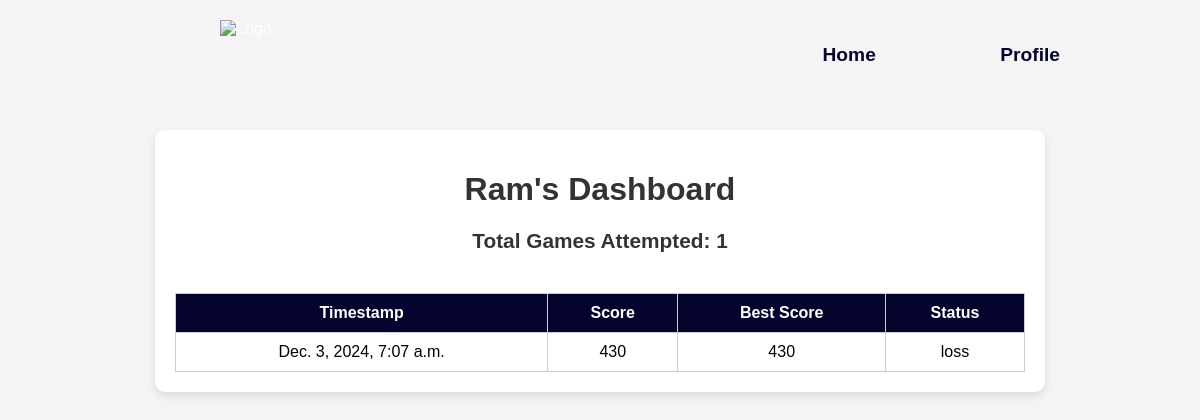
The page /dashboard/ (signed in) on the database its author committed.
### game/models.py (models this page shows, shortened)
class GameSession(models.Model):
    user = models.ForeignKey(User, on_delete=models.CASCADE)
    timestamp = models.DateTimeField(default=now)
    score = models.IntegerField(default=0)
    best_score = models.IntegerField(default=0)
    status = models.CharField(max_length=10, choices=[('win', 'Win'), ('loss', 'Loss')])

### game/views.py (the view)
# urls.py: path('dashboard/', views.dashboard_view, name='dashboard'),
@login_required
def dashboard_view(request):
    game_sessions = GameSession.objects.filter(user=request.user).order_by('-timestamp')
    game_count = game_sessions.count()
    return render(request, 'game/dashboard.html', {
        'game_sessions': game_sessions,
        'game_count': game_count
    })

### game/templates/game/dashboard.html (shortened to what this page needs)
<!DOCTYPE html>
<html lang="en">
<head>
</head>
<body>
    <header>
        <img src="https://i.ibb.co/rZTk2Fg/logo-removebg-preview.png" alt="Logo">
        {% if user.is_authenticated %}
        <nav>
            <a href="{% url 'home' %}">Home</a>
            <a href="{% url 'profile' %}">Profile</a>
        </nav>
        {% else %}
        <nav>
            <a href="{% url 'home' %}">Home</a>
        </nav>
        {% endif %}
    </header>
    <div class="container">
        <h1>{{user.username}}'s Dashboard</h1>
        <h3>Total Games Attempted: {{ game_count }}</h3>
        <div class="table-container">
            <table>
                <thead>
                    <tr>
                        <th>Timestamp</th>
                        <th>Score</th>
                        <th>Best Score</th>
                        <th>Status</th>
                    </tr>
                </thead>
                <tbody>
                    {% for session in game_sessions %}
                    <tr>
                        <td>{{ session.timestamp }}</td>
                        <td>{{ session.score }}</td>
                        <td>{{ session.best_score }}</td>
                        <td>{{ session.status }}</td>
                    </tr>
                    {% endfor %}
                </tbody>
            </table>
        </div>
    </div>
</body>
</html>

### game/templates/game/dashboard.html (style rules this page uses)
body { font-family: Verdana, Geneva, Tahoma, sans-serif; margin: 0; padding: 0; background-color: #f4f4f4; }
header { display: flex; justify-content: space-between; align-items: center; padding: 20px; color: white; }
header img { height: 70px; margin-left: 200px; }
header nav a { color: rgb(4, 4, 47); text-decoration: none; font-weight: bold; font-size: 1.2rem; margin-right: 120px; }
.container { max-width: 850px; margin: 20px auto; padding: 20px; background: white; border-radius: 10px; box-shadow: 0 4px 8px rgba(0, 0, 0, 0.1); }
h1 { font-size: 2rem; color: #333; text-align: center; margin-bottom: 20px; }
h3 { font-size: 1.3rem; color: #333; margin-bottom: 20px; text-align: center; }
table { width: 100%; border-collapse: collapse; margin-top: 20px; }
table th, table td { text-align: center; padding: 10px; border: 1px solid #ccc; }
table th { background-color: rgb(4, 4, 47); color: white; }
.table-container { overflow-x: auto; }

### rows shown on the page
GameSession: timestamp "Dec. 3, 2024, 7:07 a.m.", score "430", best_score "430", status "loss"

### other values the page prints
{{ user.username }} "Ram"
{{ game_count }} "1"
